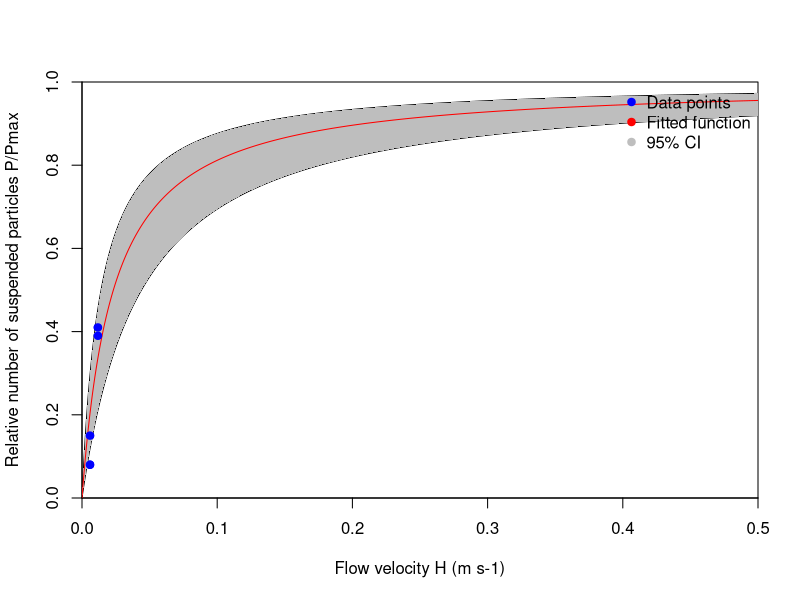
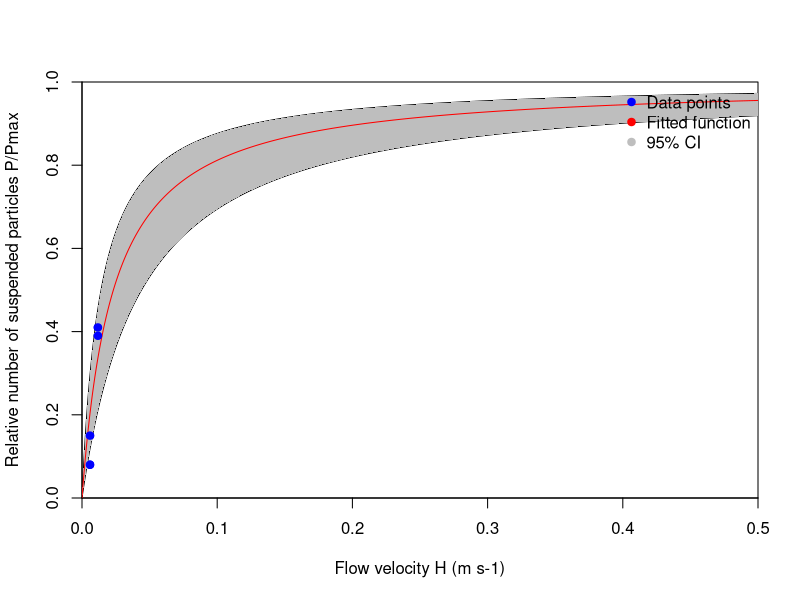

R code for these plots, in order:
# Library
library(minpack.lm)

# Working directory
setwd('/supplementary/figureS3') # set your working directory

# Data
data <- data.frame(
  p = c(0.08, 0.15, 0.39, 0.41), 
  h = c(0.05*22.7/(22.7+170), 0.05*22.7/(22.7+170), 0.1*22.7/(22.7+170), 0.1*22.7/(22.7+170))
)

# Define the function
my_fun <- function(h, hp) h / (h + hp)

# Initial estimates for the parameters
start_params <- c(hp = median(data$h))

# Lower bounds for the parameters
lower_bounds <- c(hp = 0)

# Fit the model with constraints
fit <- nlsLM(p ~ my_fun(h, hp),
             data = data,
             start = start_params,
             lower = lower_bounds,
             control = nls.lm.control(maxiter = 500))

print(summary(fit))

# Get the estimated parameters
estimated_params <- coef(fit)

# Print the estimated parameters
print(estimated_params)

# Calculate 5% and 95% confidence intervals
conf_intervals <- confint(fit, level = 0.90)  # Adjust the level as needed
print(conf_intervals)

# Extracting lower and upper bounds
lower_bound <- conf_intervals[1]
upper_bound <- conf_intervals[2]

x <- seq(0, 1, 0.0001)

# Generating fitted values for the bounds
fitted_lower <- x / (x + lower_bound)
fitted_upper <- x / (x + upper_bound)

tiff("figureS3.tiff", units = 'in', width = 7, height = 5, res = 700)

# Plot
plot(data$h, data$p, 
     xlab="Flow velocity H (m s-1)", ylab="Relative number of suspended particles P/Pmax", pch=19, col="blue", xlim=c(0, 0.5), ylim=c(0, 1), xaxs="i", yaxs="i")
lines(x, x/(x+estimated_params), col="red", type="l")

# Add lines for the confidence interval bounds
lines(x, fitted_lower, col="black", type="l")
lines(x, fitted_upper, col="black", type="l")

# Create a polygon to fill the area between the lower and upper bounds
x_combined <- c(x, rev(x))  # Combine and reverse x for a closed shape
y_combined <- c(fitted_lower, rev(fitted_upper))
polygon(x_combined, y_combined, col="grey", border=NA)

# Re-draw the main fitted line and data points to overlay the grey area
lines(x, x/(x+estimated_params), col="red", type="l")
points(data$h, data$p, pch=19, col="blue")
legend("topright", legend=c("Data points", "Fitted function", "95% CI"), pch=19, col=c("blue", "red", "grey"), bty="n")

# Plot
plot(data$h, data$p, 
     xlab="Flow velocity H (m s-1)", ylab="Relative number of suspended particles P/Pmax", pch=19, col="blue", xlim=c(0, 0.5), ylim=c(0, 1), xaxs="i", yaxs="i")
lines(x, x/(x+estimated_params), col="red", type="l")

# Add lines for the confidence interval bounds
lines(x, fitted_lower, col="black", type="l")
lines(x, fitted_upper, col="black", type="l")

# Create a polygon to fill the area between the lower and upper bounds
x_combined <- c(x, rev(x))  # Combine and reverse x for a closed shape
y_combined <- c(fitted_lower, rev(fitted_upper))
polygon(x_combined, y_combined, col="grey", border=NA)

# Re-draw the main fitted line and data points to overlay the grey area
lines(x, x/(x+estimated_params), col="red", type="l")
points(data$h, data$p, pch=19, col="blue")
legend("topright", legend=c("Data points", "Fitted function", "95% CI"), pch=19, col=c("blue", "red", "grey"), bty="n")
